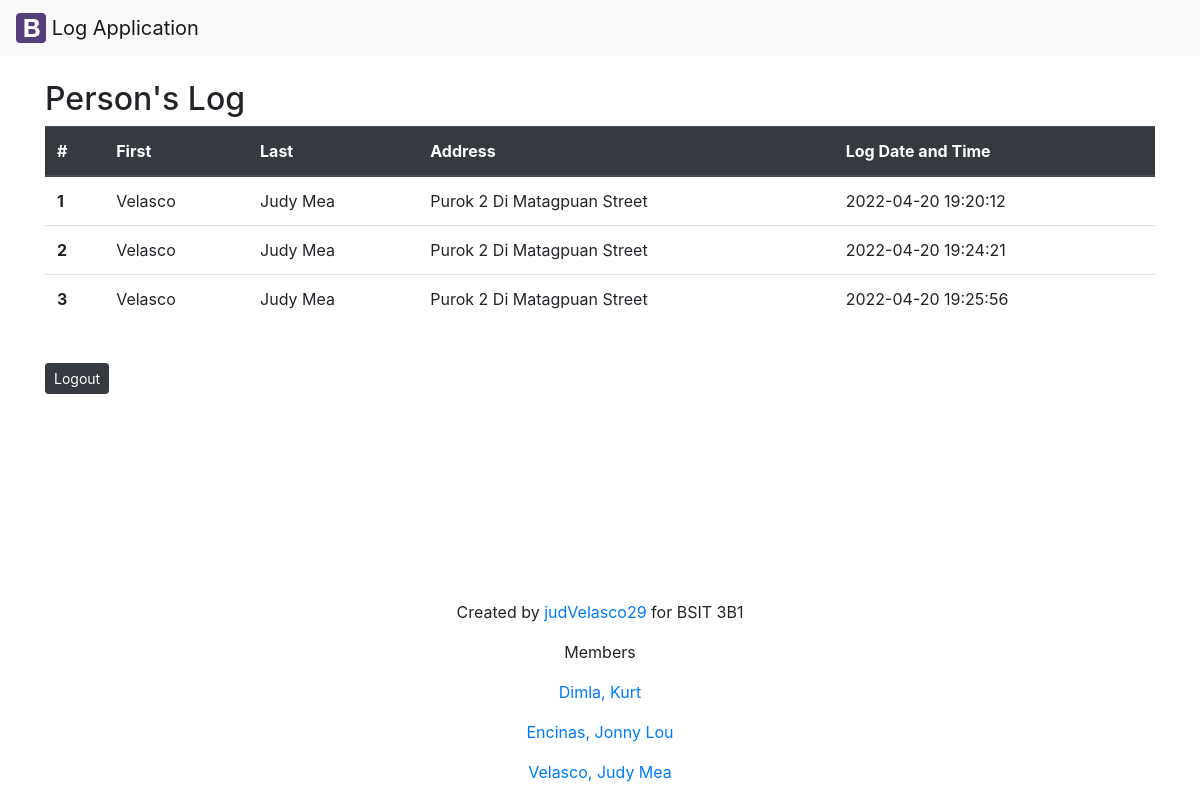
/guestbook-list.php, run on the app's committed database.
### tables this page shows
CREATE TABLE `person` (
  `pid` int(11) NOT NULL,
  `lastname` varchar(35) NOT NULL,
  `firstname` varchar(35) NOT NULL,
  `address` varchar(45) NOT NULL,
  `logdt` datetime NOT NULL
);

### guestbook-list.php (the view, shortened to what this page needs)
<?php
  require('config/db.php');
  $query="SELECT * FROM PERSON";
  $persons = mysqli_query($conn,$query);
?>
<?php include('inc/header.php'); ?>
    <div class="container">
    <br/>
        <h2>Person's Log</h2>
        <table class="table">
                <thead class="thead-dark">
                    <tr>
                    <th scope="col">#</th>
                    <th scope="col">First</th>
                    <th scope="col">Last</th>
                    <th scope="col">Address</th>
                    <th scope="col">Log Date and Time</th>
                    </tr>
                </thead>
            <div class="well">
                <tbody>
                <?php foreach($persons as $person) : ?>
                    <tr>
                    <th scope="row"><?php echo $person['pid'];?></th>
                    <td><?php echo $person['lastname'];?></td>
                    <td><?php echo $person['firstname'];?></td>
                    <td><?php echo $person['address'];?></td>
                    <td><?php echo $person['logdt'];?></td>
                    </tr>
                <?php endforeach; ?>
                </tbody>
            </div>
        </table>
        <br/>
            <button type="button" class="btn btn-dark btn-sm" onclick="document.location='guestbook-login.php'">Logout</button>
</div>
<?php include('inc/footer.php'); ?>

### inc/header.php (shortened to what this page needs)
<!DOCTYPE html>
<html lang="en">
<head>
  <link rel="stylesheet" href="https://maxcdn.bootstrapcdn.com/bootstrap/4.5.2/css/bootstrap.min.css">
</head>
<body class="d-flex flex-column min-vh-100">
	<?php include('navbar.php'); ?>

### inc/navbar.php
<nav class="navbar navbar-light bg-light">
  <a class="navbar-brand" href="#">
    <img src="img/bootstrap.svg" width="30" height="30" class="d-inline-block align-top" alt="" loading="lazy">
    Log Application
  </a>
</nav>

### inc/footer.php
<footer class="mastfoot mt-auto" style="text-align: center;">
    <div class="inner">
      <p>Created by <a href="https://github.com/judVelasco29">judVelasco29</a> for BSIT 3B1</p>
      <p>Members</p>
      <p><a href="https://github.com/KDimla">Dimla, Kurt</a></p>
      <p><a href="https://github.com/JLouEncinas">Encinas, Jonny Lou</a></p>
      <p><a href="https://github.com/judVelasco29">Velasco, Judy Mea</a></p>
    </div>
</footer>
  </body>
</html>

### data on the page
person: pid "1", lastname "Velasco", firstname "Judy Mea", address "Purok 2 Di Matagpuan Street", logdt "2022-04-20 19:20:12"
person: pid "2", lastname "Velasco", firstname "Judy Mea", address "Purok 2 Di Matagpuan Street", logdt "2022-04-20 19:24:21"
person: pid "3", lastname "Velasco", firstname "Judy Mea", address "Purok 2 Di Matagpuan Street", logdt "2022-04-20 19:25:56"
